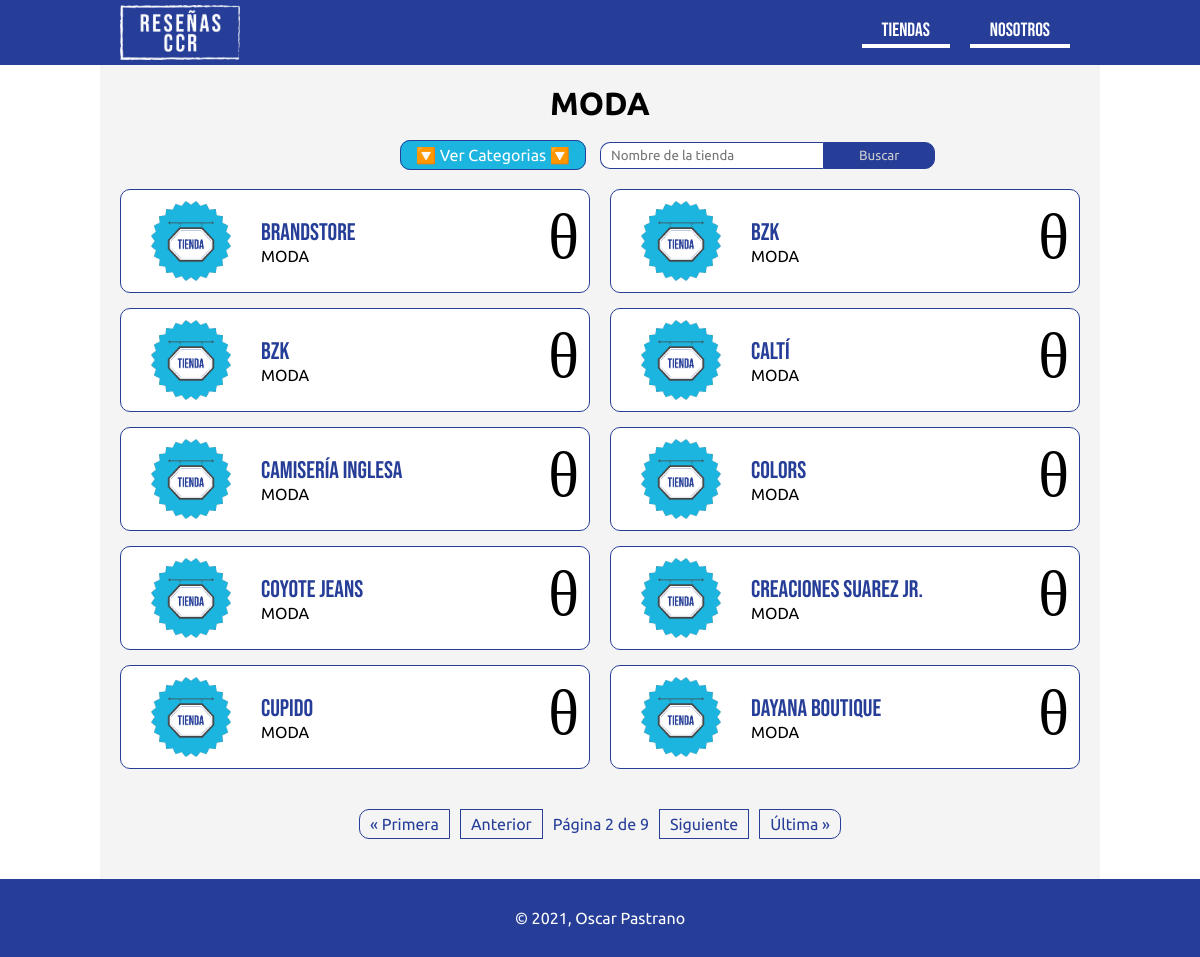
Page /categorias/1/?page=2 on the committed database.
### reviews/models.py (models this page shows, shortened)
class Category(models.Model):
	name = models.CharField(max_length=150)
	description = models.TextField(null=True, blank=True)
	class Meta:
		ordering = ['name']

class Store(models.Model):
	name = models.CharField(max_length=150)
	room = models.CharField(max_length=150,  null=True, blank=True)
	description = models.TextField( null=True, blank=True)
	score = models.DecimalField(max_digits=4, decimal_places=2, null=True, blank=True)
	logo = models.TextField( null=True, blank=True)
	category = models.ForeignKey(
		Category, on_delete=models.SET_NULL, related_name='stores', null=True, blank=True
	)
	class Meta:
		ordering = ['name']
	def totalScore(self):
		total = 0
		for rev in self.reviews.all():
			total = total + rev.score
		if total > 0:
			return total / len(self.reviews.all())
		else:
			return 0

### reviews/views.py (the view)
# urls.py: path('categorias/<int:ctg>/', storeList, name='stores'),
def storeList(request, ctg):
	categories = Category.objects.all()
	storeTxt = request.GET.get('storeTxt') or ''
	catObj = None
	if ctg == 0:
		if storeTxt:
			store_list = Store.objects.filter(name__icontains=storeTxt)
		else:
			store_list = Store.objects.all()
	else:
		catObj = Category.objects.get(id=ctg)
		if storeTxt:
			store_list = Store.objects.filter(name__icontains=storeTxt, category=catObj)
		else:
			store_list = Store.objects.filter(category=catObj)
	page = request.GET.get('page')
	if page and page.isdigit():
		page = int(page)
	else:
		page = 1
	paginator = Paginator(store_list, 10)
	page_obj = paginator.get_page(page)
	context = {
		'catObj': catObj,
		'categories': categories,
		'page_obj': page_obj
	}
	return render(request, 'reviews/store_list.html', context)

### reviews/templates/reviews/store_list.html (shortened to what this page needs)
{% extends 'base.html' %} {% load static %}
{% block main %}
{% if not catObj %}
<h1>Todas las tiendas</h1>
{% else %}
<h1>{{catObj.name}}</h1>
{% endif %}
<div class="search">
   <div class="filter">
      <label for="cts">🔽 Ver Categorias 🔽</label>
   </div>
   <form action="." method="get">
      <input
         type="text"
         name="storeTxt"
         placeholder="Nombre de la tienda"
         value="{{request.GET.storeTxt}}"
      />
      <button type="submit">Buscar</button>
   </form>
</div>
<ul class="storeLst">
   {% for store in page_obj %}
   <li>
      <div class="logo">
         <img src=" {% static 'img/storeLogo.png' %} " alt="" />
      </div>
      <div class="info">
         <p>
            <a href=" {% url 'reviews:store' store.id %} " class="strName">
               {{store.name}}
            </a>
         </p>
         <p>{{store.category.name}}</p>
      </div>
      <div class="score">
         {% if store.totalScore == 0 %}
         <p>&theta;</p>
         {% else %}
         <p>{{store.totalScore|floatformat}} <span>/5</span></p>
         {% endif %}
      </div>
   </li>
   {% endfor %}
</ul>
{% include './partials/pagination.html' %}
{% endblock %}

### assets/css/main.css (style rules this page uses)
* { margin:0;padding:0;box-sizing:border-box;font-family:ubuntu }
body { font-family:arial;background:#fff;color:#000 }
ul { list-style:none }
a { text-decoration:none;color:#fff }
main>h1 { padding-top:20px;text-align:center }
.search { padding-top:20px;display:flex;align-items:center;justify-content:space-between;width:40%;margin:0 auto }
.search .filter { position:relative;flex:2 }
.search label { background:#1cb5e0;padding:5px 15px;border:1px solid #263e98;border-radius:10px;color:#fff;transition:.2s;cursor:pointer }
.search form { margin:0 auto;max-width:50%;display:flex;font-size:.9rem }
.search form input { padding:5px 10px;border-radius:10px 0 0 10px;outline:none;border:1px solid #263e98;border-right:none }
.search form button { outline:none;padding:0 35px;border-radius:0 10px 10px 0;border:1px solid #263e98;background:#263e98;color:#ccc;cursor:pointer;transition:.2s }
.storeLst { padding:20px 20px 0;display:grid;grid-template-columns:repeat(2, 1fr);grid-gap:15px 20px }
.storeLst li { display:flex;align-items:center;padding:10px;border:1px solid #263e98;border-radius:10px;background:#fff;transition:.2s }
.storeLst li a { font-size:1.4rem;color:#263e98 }
.storeLst li .logo { margin-right:10px;width:120px }
.storeLst li img { height:80px;display:block;margin:0 auto }
.storeLst li .info { flex:1;margin-right:10px }
.storeLst li .info .strName { font-size:1.5rem }
.storeLst li .info a { transition:.2s;display:inline-block;font-family:"Bebas Neue" }
.storeLst li .score p { font-family:"Bebas Neue";font-size:4rem;border-bottom:5px solid #fff }

### rows in the picture
Category: name "MODA"
Store: name "BRANDSTORE", category.name "MODA", shows "θ"
Store: name "BZK", category.name "MODA", shows "θ"
Store: name "BZK", category.name "MODA", shows "θ"
Store: name "CALTÍ", category.name "MODA", shows "θ"
Store: name "CAMISERÍA INGLESA", category.name "MODA", shows "θ"
Store: name "COLORS", category.name "MODA", shows "θ"
Store: name "COYOTE JEANS", category.name "MODA", shows "θ"
Store: name "CREACIONES SUAREZ JR.", category.name "MODA", shows "θ"
Store: name "CUPIDO", category.name "MODA", shows "θ"
Store: name "DAYANA BOUTIQUE", category.name "MODA", shows "θ"

### other values in the picture
{{ page_obj.number }} "2"
{{ page_obj.paginator.num_pages }} "9"
